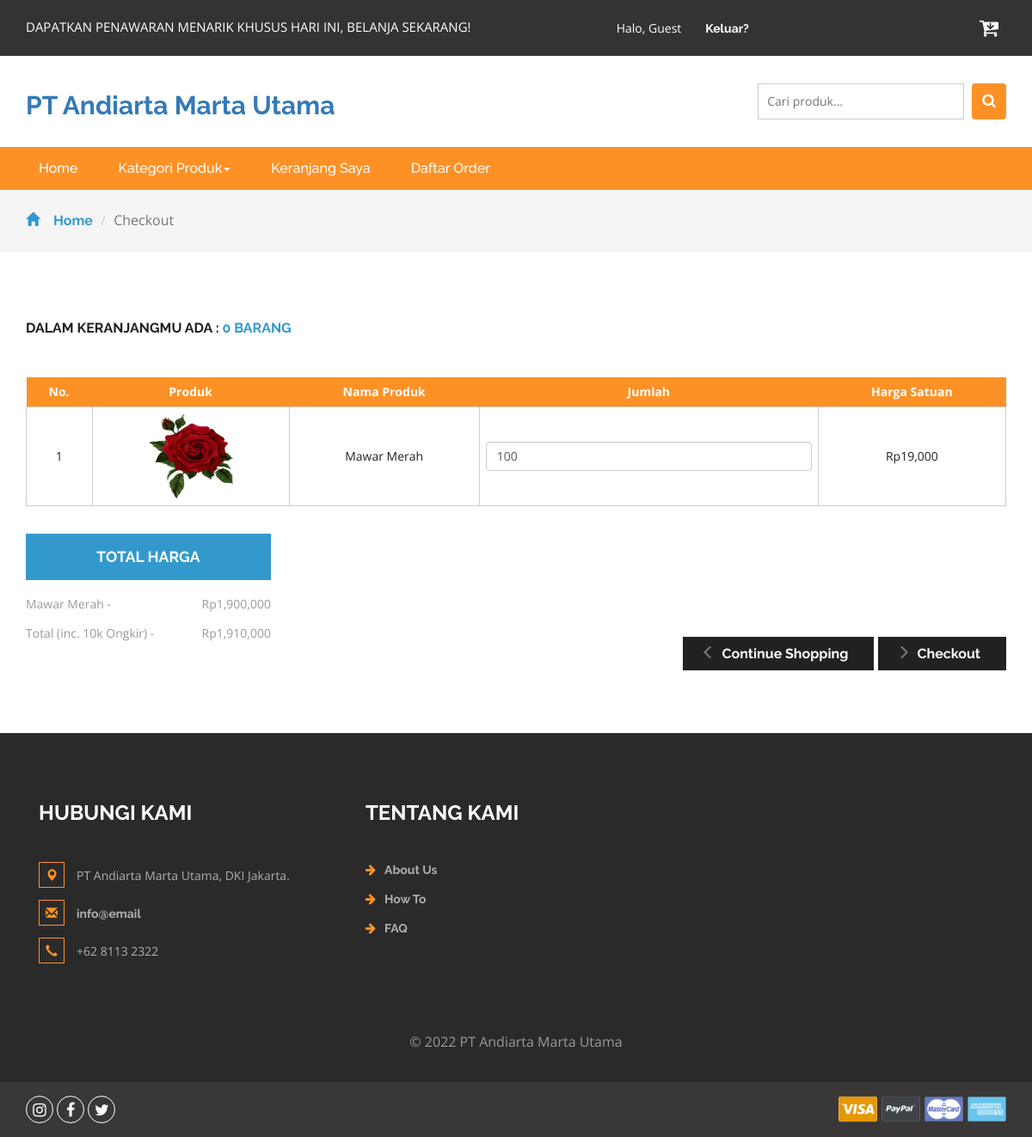
Page /order.php?id=15wKVT0nej25Y (signed in) on the committed database.
### tables this page shows
CREATE TABLE `detailorder` (
  `detailid` int(11) NOT NULL,
  `orderid` varchar(100) NOT NULL,
  `idproduk` int(11) NOT NULL,
  `qty` int(11) NOT NULL
);

CREATE TABLE `produk` (
  `idproduk` int(11) NOT NULL,
  `idkategori` int(11) NOT NULL,
  `namaproduk` varchar(30) NOT NULL,
  `gambar` varchar(100) NOT NULL,
  `deskripsi` varchar(200) NOT NULL,
  `rate` int(11) NOT NULL,
  `hargabefore` int(11) NOT NULL,
  `hargaafter` int(11) NOT NULL,
  `tgldibuat` timestamp NOT NULL DEFAULT current_timestamp(),
  `visit` int(11) NOT NULL,
  `stock` int(5) NOT NULL
);

### order.php (the view, shortened to what this page needs)
<?php
include 'dbconnect.php';
$idorder = $_GET['id'];
	$uid = $_SESSION['id'];
	$caricart = mysqli_query($conn,"select * from cart where userid='$uid' and status='Cart'");
	$fetc = mysqli_fetch_array($caricart);
	$orderidd = $fetc['orderid'];
	$itungtrans = mysqli_query($conn,"select count(detailid) as jumlahtrans from detailorder where orderid='$orderidd'");
	$itungtrans2 = mysqli_fetch_assoc($itungtrans);
	$itungtrans3 = $itungtrans2['jumlahtrans'];
?>
<!DOCTYPE html>
<html>
<head>
<link href="css/bootstrap.css" rel="stylesheet" type="text/css" media="all" />
<link href="css/style.css" rel="stylesheet" type="text/css" media="all" />
<link href="css/font-awesome.css" rel="stylesheet">
</head>
<body>
	<div class="agileits_header">
		<div class="container">
			<div class="w3l_offers">
				<p>DAPATKAN PENAWARAN MENARIK KHUSUS HARI INI, BELANJA SEKARANG!</p>
			</div>
			<div class="agile-login">
				<ul>
				<?php
				if(!isset($_SESSION['log'])){
					echo '
					<li><a href="registered.php"> Daftar</a></li>
					<li><a href="login.php">Masuk</a></li>
					';
				} else {
					if($_SESSION['role']=='Member'){
					echo '
					<li style="color:white">Halo, '.$_SESSION["name"].'
					<li><a href="logout.php">Keluar?</a></li>
					';
					} else {
					echo '
					<li style="color:white">Halo, '.$_SESSION["name"].'
					<li><a href="admin">Admin Panel</a></li>
					<li><a href="logout.php">Keluar?</a></li>
					';
					};
				}
				?>
				</ul>
			</div>
			<div class="product_list_header">
					<a href="cart.php"><button class="w3view-cart" type="submit" name="submit" value=""><i class="fa fa-cart-arrow-down" aria-hidden="true"></i></button>
					 </a>
			</div>
			<div class="clearfix"> </div>
		</div>
	</div>
	<div class="logo_products">
		<div class="container">
		<div class="w3ls_logo_products_left1">
				<h2><a href="index.php">PT Andiarta Marta Utama</a></h2>
			</div>
		<div class="w3l_search">
			<form action="search.php" method="post">
				<input type="search" name="Search" placeholder="Cari produk...">
				<button type="submit" class="btn btn-default search" aria-label="Left Align">
					<i class="fa fa-search" aria-hidden="true"> </i>
				</button>
			</form>
		</div>
			<div class="clearfix"> </div>
		</div>
	</div>
	<div class="navigation-agileits">
		<div class="container">
			<nav class="navbar navbar-default">
							<div class="collapse navbar-collapse" id="bs-megadropdown-tabs">
								<ul class="nav navbar-nav">
									<li class="active"><a href="index.php" class="act">Home</a></li>
									<li class="dropdown">
										<a href="#" class="dropdown-toggle" data-toggle="dropdown">Kategori Produk<b class="caret"></b></a>
									</li>
									<li><a href="cart.php">Keranjang Saya</a></li>
									<li><a href="daftarorder.php">Daftar Order</a></li>
								</ul>
							</div>
							</nav>
			</div>
		</div>
	<div class="breadcrumbs">
		<div class="container">
			<ol class="breadcrumb breadcrumb1">
				<li><a href="index.php"><span class="glyphicon glyphicon-home" aria-hidden="true"></span>Home</a></li>
				<li class="active">Checkout</li>
			</ol>
		</div>
	</div>
	<div class="checkout">
		<div class="container">
			<h2>Dalam keranjangmu ada : <span><?php echo $itungtrans3 ?> barang</span></h2>
			<div class="checkout-right">
				<table class="timetable_sub">
					<thead>
						<tr>
							<th>No.</th>
							<th>Produk</th>
							<th>Nama Produk</th>
							<th>Jumlah</th>
							<th>Harga Satuan</th>
						</tr>
					</thead>
					<?php
						$brg=mysqli_query($conn,"SELECT * from detailorder d, produk p where orderid='$idorder' and d.idproduk=p.idproduk order by d.idproduk ASC");
						$no=1;
						while($b=mysqli_fetch_array($brg)){
					?>
					<tr class="rem1"><form method="post">
						<td class="invert"><?php echo $no++ ?></td>
						<td class="invert"><a href="product.php?idproduk=<?php echo $b['idproduk'] ?>"><img src="<?php echo $b['gambar'] ?>" width="100px" height="100px" /></a></td>
						<td class="invert"><?php echo $b['namaproduk'] ?></td>
						<td class="invert">
							 <div class="quantity">
								<div class="quantity-select">
									<input type="number" name="jumlah" class="form-control" height="100px" value="<?php echo $b['qty'] ?>" \>
								</div>
							</div>
						</td>
						<td class="invert">Rp<?php echo number_format($b['hargaafter']) ?></td>
					</tr>
					<?php
						}
					?>
				</table>
			</div>
			<div class="checkout-left">
				<div class="checkout-left-basket">
					<h4>Total Harga</h4>
					<ul>
						<?php
						$brg=mysqli_query($conn,"SELECT * from detailorder d, produk p where orderid='$idorder' and d.idproduk=p.idproduk order by d.idproduk ASC");
						$subtotal = 10000;
						while($b=mysqli_fetch_array($brg)){
						$hrg = $b['hargaafter'];
						$qtyy = $b['qty'];
						$totalharga = $hrg * $qtyy;
						$subtotal += $totalharga
						?>
						<li><?php echo $b['namaproduk']?><i> - </i> <span>Rp<?php echo number_format($totalharga) ?> </span></li>
						<?php
						}
						?>
						<li>Total (inc. 10k Ongkir)<i> - </i> <span>Rp<?php echo number_format($subtotal) ?></span></li>
					</ul>
				</div>
				<div class="checkout-right-basket">
					<a href="index.php"><span class="glyphicon glyphicon-menu-left" aria-hidden="true"></span>Continue Shopping</a>
					<a href="checkout.php"><span class="glyphicon glyphicon-menu-right" aria-hidden="true"></span>Checkout</a>
				</div>
				<div class="clearfix"> </div>
			</div>
		</div>
	</div>
<div class="footer">
		<div class="container">
			<div class="w3_footer_grids">
				<div class="col-md-4 w3_footer_grid">
					<h3>Hubungi Kami</h3>
					<ul class="address">
						<li><i class="glyphicon glyphicon-map-marker" aria-hidden="true"></i>PT Andiarta Marta Utama, DKI Jakarta.</li>
						<li><i class="glyphicon glyphicon-envelope" aria-hidden="true"></i><a href="mailto:info@email">info@email</a></li>
						<li><i class="glyphicon glyphicon-earphone" aria-hidden="true"></i>+62 8113 2322</li>
					</ul>
				</div>
				<div class="col-md-3 w3_footer_grid">
					<h3>Tentang Kami</h3>
					<ul class="info">
						<li><i class="fa fa-arrow-right" aria-hidden="true"></i><a href="#">About Us</a></li>
						<li><i class="fa fa-arrow-right" aria-hidden="true"></i><a href="#">How To</a></li>
						<li><i class="fa fa-arrow-right" aria-hidden="true"></i><a href="#">FAQ</a></li>
					</ul>
				</div>
				<div class="clearfix"> </div>
			</div>
		</div>
		<div class="footer-copy">
			<div class="container">
				<p>© 2022 PT Andiarta Marta Utama</p>
			</div>
		</div>
	</div>
	<div class="footer-botm">
			<div class="container">
				<div class="w3layouts-foot">
					<ul>
						<li><a href="#" class="w3_agile_instagram"><i class="fa fa-instagram" aria-hidden="true"></i></a></li>
						<li><a href="#" class="w3_agile_facebook"><i class="fa fa-facebook" aria-hidden="true"></i></a></li>
						<li><a href="#" class="agile_twitter"><i class="fa fa-twitter" aria-hidden="true"></i></a></li>
					</ul>
				</div>
				<div class="payment-w3ls">
					<img src="images/card.png" alt=" " class="img-responsive">
				</div>
				<div class="clearfix"> </div>
			</div>
		</div>
<link href="css/skdslider.css" rel="stylesheet">
</body>
</html>

### rows in the picture
detailorder: idproduk.gambar (picture), idproduk.namaproduk "Mawar Merah", jumlah "100", idproduk.hargaafter "19,000", totalharga "1,900,000"

### other values in the picture
$_SESSION["name"] "Guest"
$itungtrans3 "0"
$subtotal "1,910,000"
